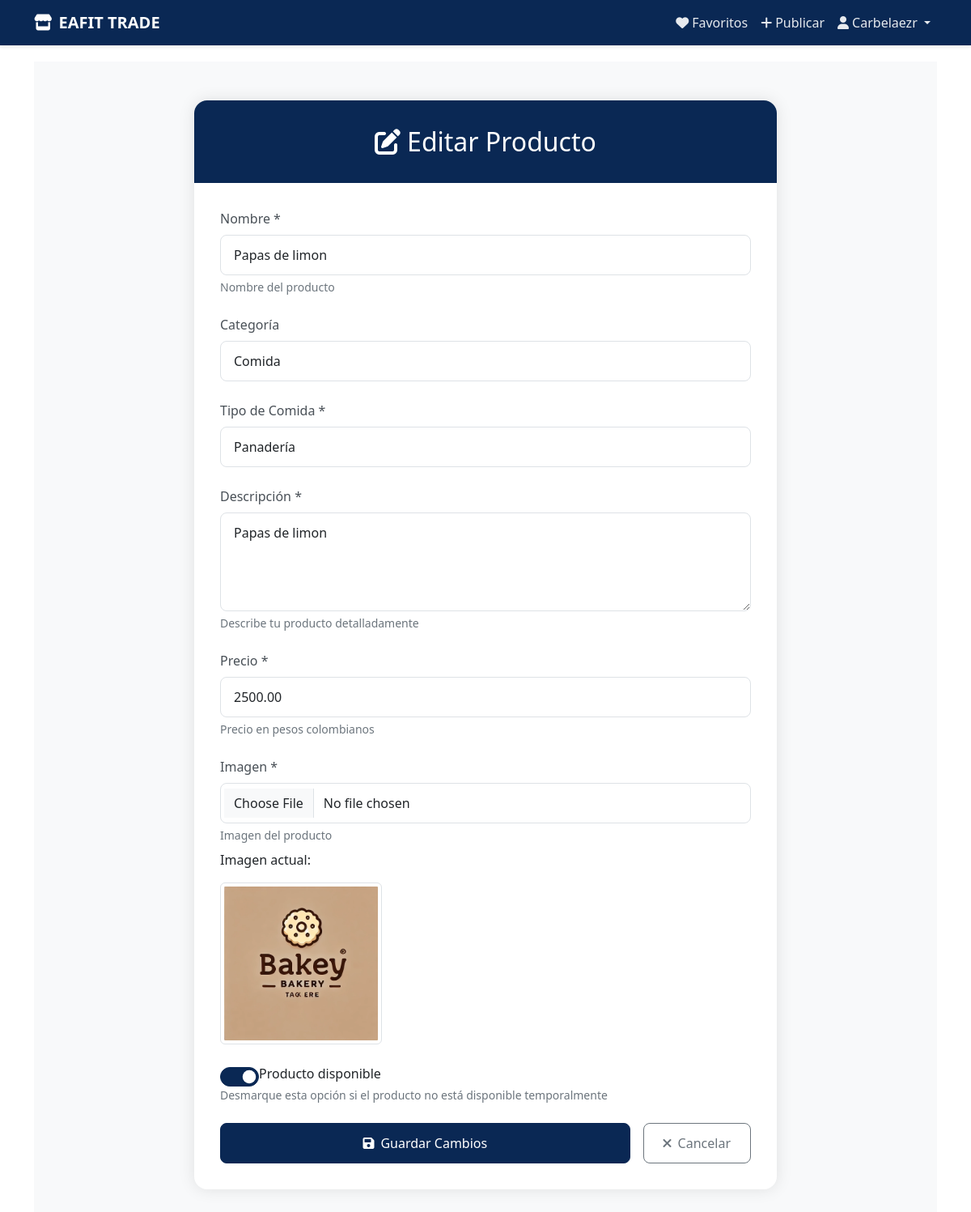
Page /edit-product/15/ (signed in) on the earlier database version.
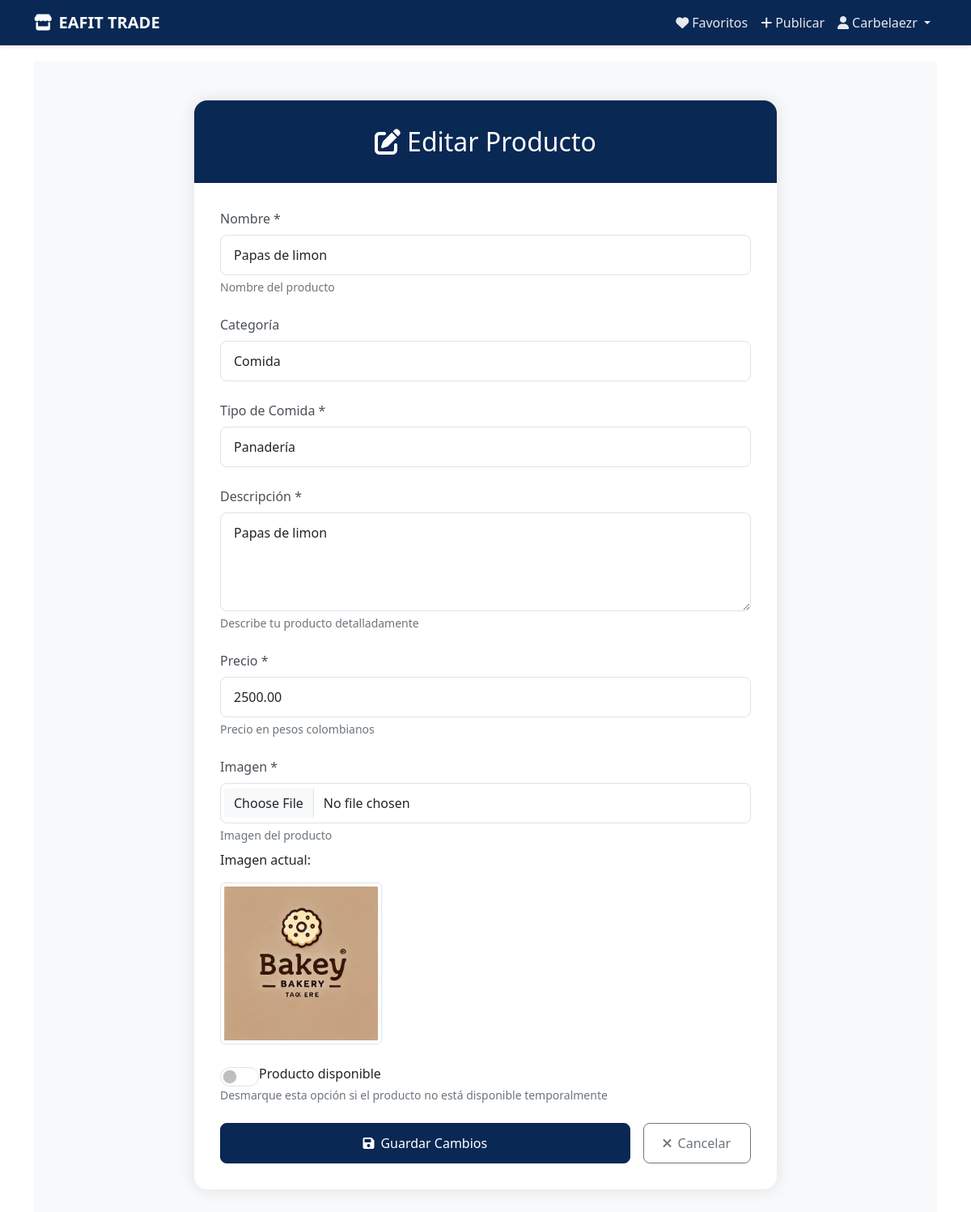
Same page on the later database version.
### products/models.py (models this page shows, shortened)
class Product(models.Model):
    CATEGORY_CHOICES = [
        ('Comida', 'Comida'),
        ('Ropa', 'Ropa'),
        ('Tecnología', 'Tecnología'),
        ('Libros', 'Libros'),
        ('Otros', 'Otros'),
    ]
    CONDITION_CHOICES = [
        ('Nuevo', 'Nuevo'),
        ('Usado', 'Usado'),
        ('Buen estado', 'Buen estado'),
    ]
    FOOD_TYPE_CHOICES = [
        ('Panadería', 'Panadería'),
        ('Galletas', 'Galletas'),
        ('Repostería', 'Repostería'),
        ('Frutas', 'Frutas'),
        ('Frituras', 'Frituras'),
        ('Dulces', 'Dulces'),
        ('Helados', 'Helados'),
        ('Snacks', 'Snacks'),
        ('Comida rápida', 'Comida rápida'),
        ('Otros', 'Otros'),
    ]
    name = models.CharField(
        max_length=255,
        verbose_name='Nombre',
        help_text='Nombre del producto'
    )
    category = models.CharField(
        max_length=50,
        choices=CATEGORY_CHOICES,
        verbose_name='Categoría',
        null=True,
        blank=True
    )
    food_type = models.CharField(
        max_length=50,
        choices=FOOD_TYPE_CHOICES,
        verbose_name='Tipo de Comida',
        blank=True,
        null=True
    )
    description = models.TextField(
        verbose_name='Descripción',
        help_text='Describe tu producto detalladamente'
    )
    price = models.DecimalField(
        max_digits=10,
        decimal_places=2,
        validators=[MinValueValidator(0.01)],
        verbose_name='Precio',
        help_text='Precio en pesos colombianos'
    )
    published_at = models.DateTimeField(
        default=timezone.now,
        verbose_name='Fecha de publicación'
    )
    condition = models.CharField(
        max_length=50,
        choices=CONDITION_CHOICES,
        verbose_name='Estado',
        blank=True,
        null=True
    )
    image = models.ImageField(
        upload_to='products/',
        verbose_name='Imagen',
        help_text='Imagen del producto'
    )
    seller = models.ForeignKey(
        User,
        on_delete=models.CASCADE,
        verbose_name='Vendedor',
        related_name='products'
    )
    available = models.BooleanField(
        default=True,
        verbose_name='Disponible'
    )
    class Meta:
        verbose_name = 'Producto'
        verbose_name_plural = 'Productos'
        ordering = ['-published_at']
        indexes = [
            models.Index(fields=['name']),
            models.Index(fields=['category']),
            models.Index(fields=['available']),
        ]

### products/views.py (the view)
# urls.py: path('edit-product/<int:product_id>/', products_views.edit_product, name='edit_product'),
@login_required
def edit_product(request, product_id):
    product = get_object_or_404(Product, id=product_id)
    if product.seller != request.user:
        return HttpResponseForbidden("No tienes permiso para editar este producto.")
    if request.method == 'POST':
        form = ProductForm(request.POST, request.FILES, instance=product)
        if form.is_valid():
            form.save()
            messages.success(request, '¡Producto actualizado exitosamente!')
            return redirect('home')
        else:
            messages.error(request, 'Por favor corrige los errores en el formulario.')
    else:
        form = ProductForm(instance=product)
    return render(request, 'products/edit_product.html', {
        'form': form,
        'product': product
    })

### products/templatetags/form_tags.py (called while the page is built)
@register.filter(name='addclass')
def addclass(field, css):
    return field.as_widget(attrs={'class': css})

### products/templates/products/edit_product.html (shortened to what the changed rows need)
{% extends 'products/base.html' %}
{% load form_tags %}
{% block content %}
<section class="form-section">
    <div class="container">
        <div class="row justify-content-center">
            <div class="col-12 col-lg-8">
                <div class="form-card">
                    <div class="form-header">
                        <h2 class="mb-0">
                            <i class="fas fa-edit me-2"></i>Editar Producto
                        </h2>
                    </div>
                    <div class="form-body">
                        <form method="post" enctype="multipart/form-data" novalidate>
                            <div class="mb-4">
                                <label for="{{ form.name.id_for_label }}" class="form-label">
                                    {{ form.name.label }}
                                </label>
                                {{ form.name|addclass:"form-control" }}
                                {% if form.name.help_text %}
                                    <div class="help-text">{{ form.name.help_text }}</div>
                                {% endif %}
                            </div>
                            <div class="mb-4">
                                <label for="{{ form.category.id_for_label }}" class="form-label">
                                    {{ form.category.label }}
                                </label>
                                {{ form.category|addclass:"form-control" }}
                            </div>
                            <div class="mb-4 dynamic-field" id="food-type-field">
                                <label for="{{ form.food_type.id_for_label }}" class="form-label">
                                    {{ form.food_type.label }} *
                                </label>
                                {{ form.food_type|addclass:"form-control" }}
                            </div>
                            <div class="mb-4">
                                <label for="{{ form.description.id_for_label }}" class="form-label">
                                    {{ form.description.label }}
                                </label>
                                {{ form.description|addclass:"form-control" }}
                                {% if form.description.help_text %}
                                    <div class="help-text">{{ form.description.help_text }}</div>
                                {% endif %}
                            </div>
                            <div class="mb-4">
                                <label for="{{ form.price.id_for_label }}" class="form-label">
                                    {{ form.price.label }}
                                </label>
                                {{ form.price|addclass:"form-control" }}
                                {% if form.price.help_text %}
                                    <div class="help-text">{{ form.price.help_text }}</div>
                                {% endif %}
                            </div>
                            <div class="mb-4">
                                <label for="{{ form.image.id_for_label }}" class="form-label">
                                    {{ form.image.label }}
                                </label>
                                {{ form.image|addclass:"form-control" }}
                                {% if form.image.help_text %}
                                    <div class="help-text">{{ form.image.help_text }}</div>
                                {% endif %}
                                {% if product.image %}
                                    <div class="mt-2">
                                        <p>Imagen actual:</p>
                                        <img src="{{ product.image.url }}" alt="{{ product.name }}" style="max-width: 200px; max-height: 200px;" class="img-thumbnail">
                                    </div>
                                {% endif %}
                            </div>
                            <div class="mb-4">
                                <div class="form-check form-switch">
                                    {{ form.available }}
                                    <label class="form-check-label" for="{{ form.available.id_for_label }}">
                                        {{ form.available.label }}
                                    </label>
                                </div>
                            </div>
                        </form>
                    </div>
                </div>
            </div>
        </div>
    </div>
</section>
{% endblock %}

Differences in the rows shown:
changed Product "Papas de limon": available "☑" → "☐"
